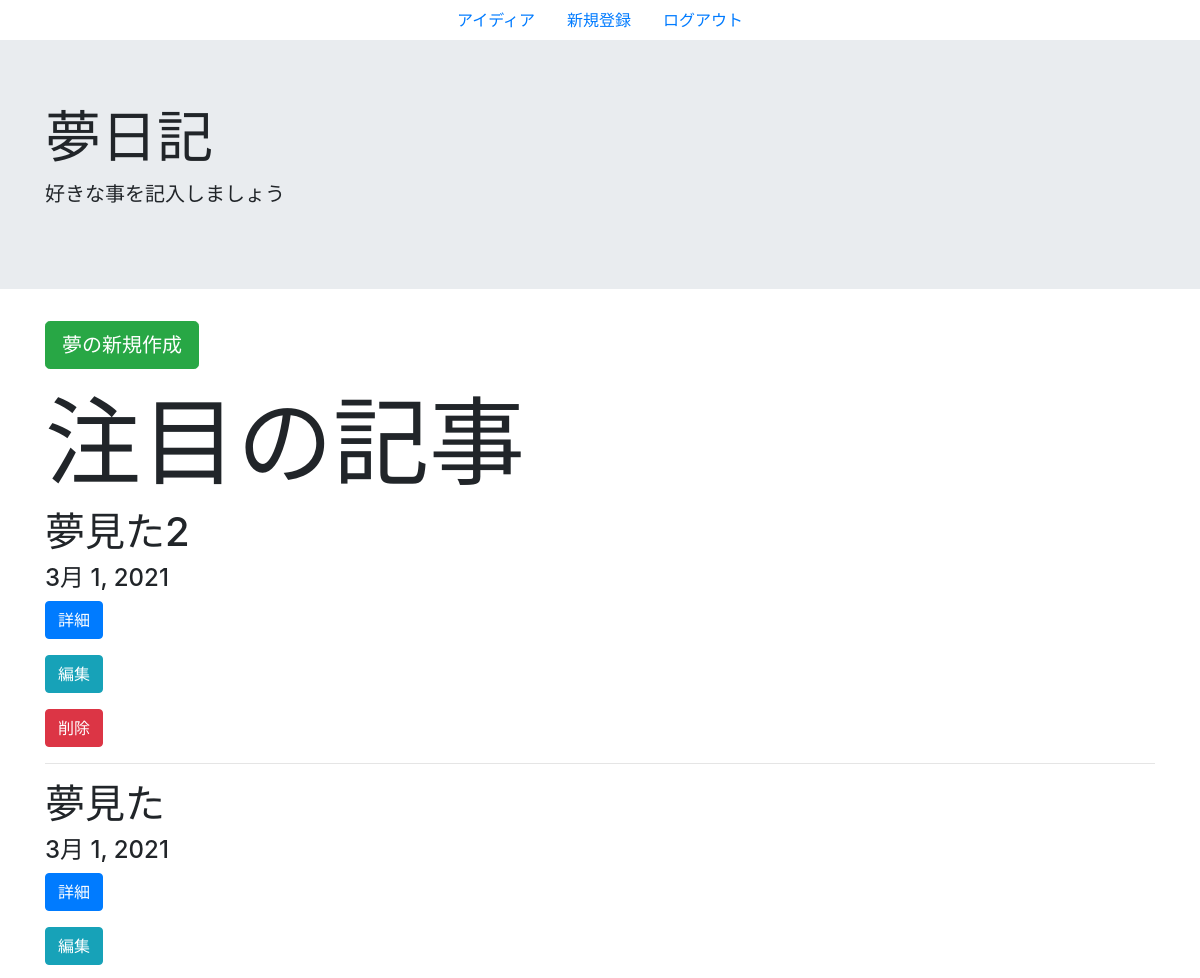
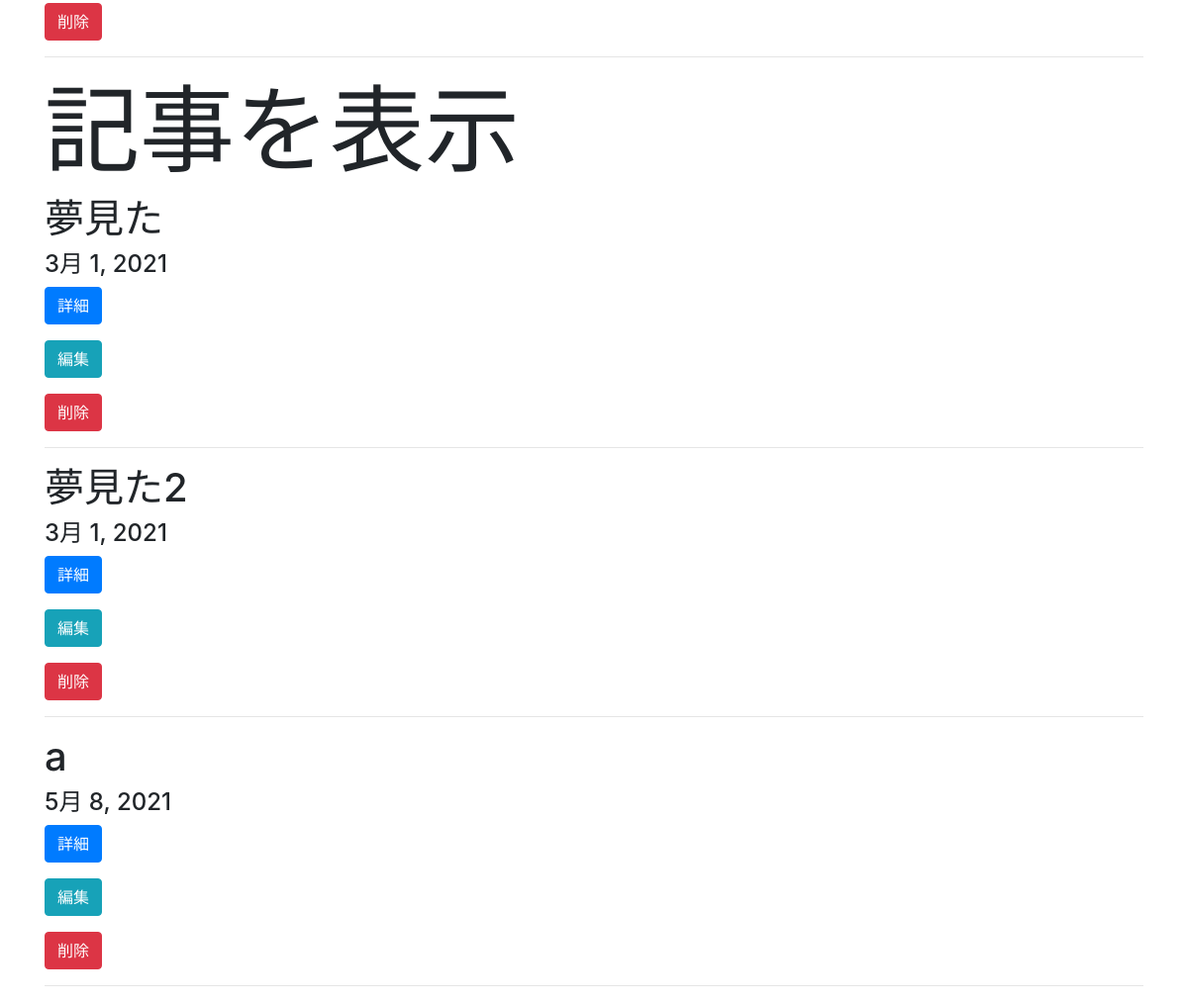
The app's page /dream_list/, older data (2 pictures, top to bottom).
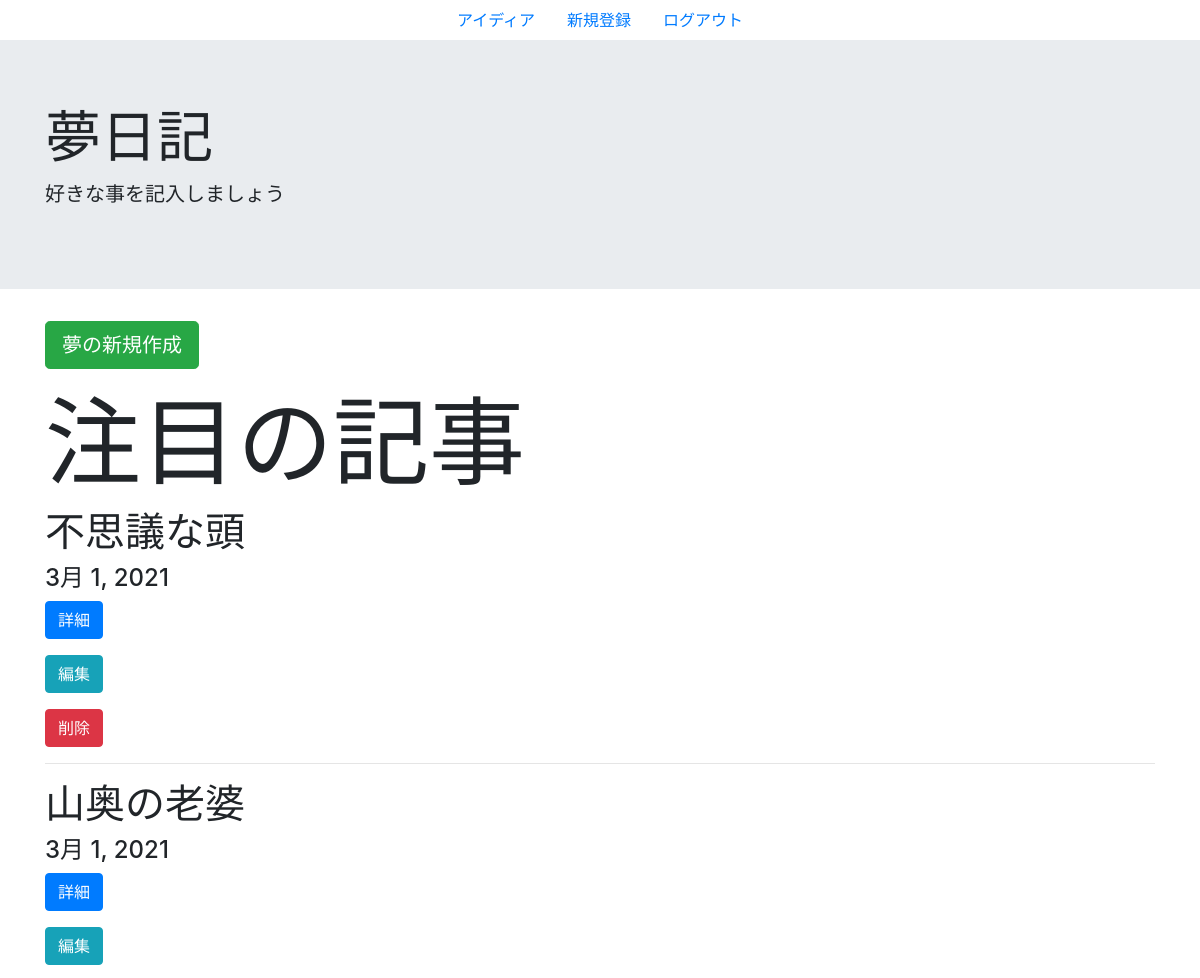
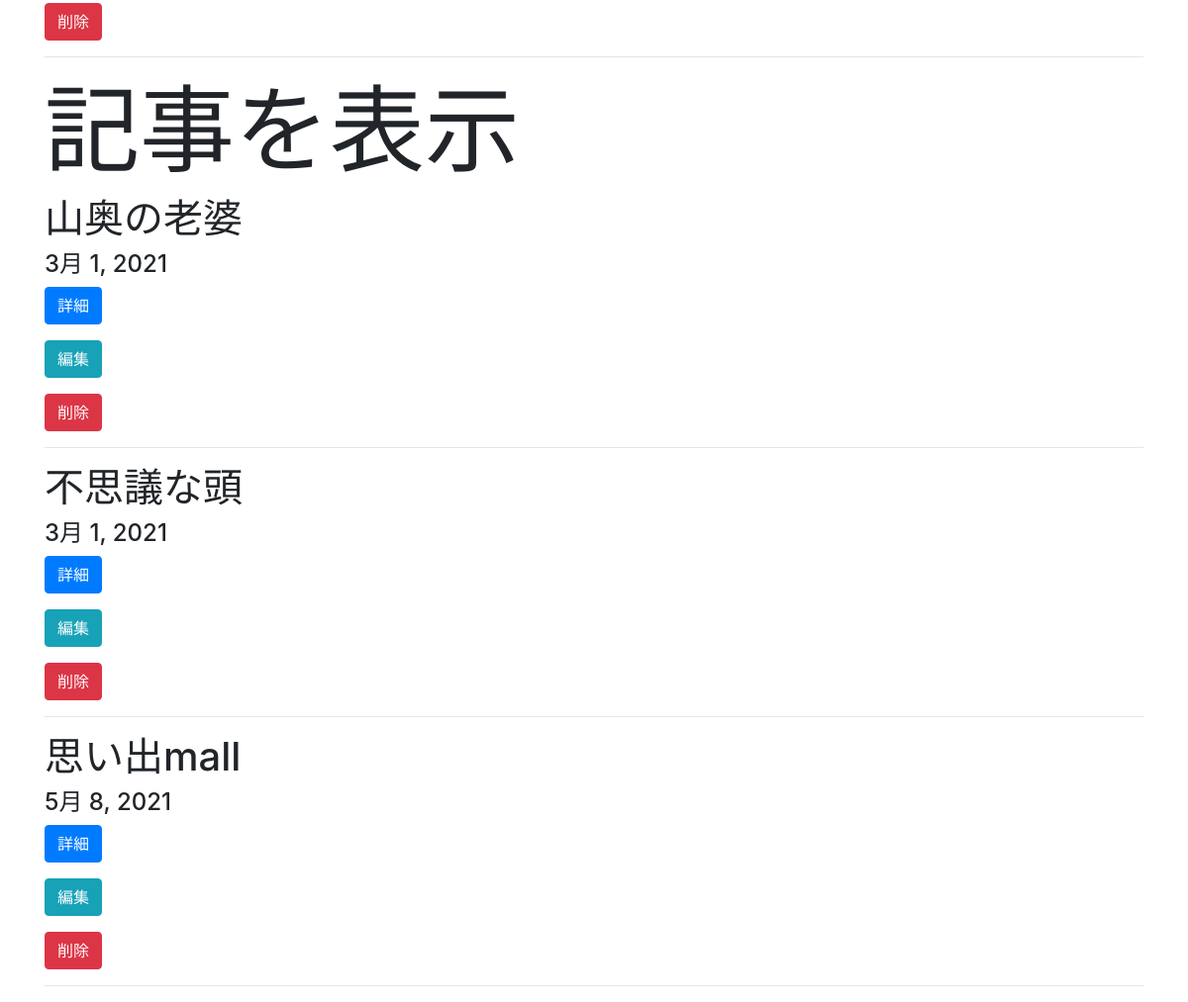
The same page, newer data (2 pictures, top to bottom).
### yumenikki/models.py (models this page shows, shortened)
class DreamModel(models.Model):
    class Meta:
        verbose_name = "あなたの夢"
        verbose_name_plural = 'あなたの夢'
    title = models.CharField(
        verbose_name="タイトル",
        max_length=50,
    )
    content = models.TextField(
        verbose_name="内容"
    )
    image_1 = models.ImageField(
        verbose_name = '画像1',
        upload_to='media/',
        blank=True,
        null=True,
        )
    image_2 = models.ImageField(
        verbose_name = '画像2',
        upload_to='media/',
        blank=True,
        null=True,
        )
    image_3 = models.ImageField(
        verbose_name = '画像3',
        upload_to='media/',
        blank=True,
        null=True,
        )
    image_4 = models.ImageField(
        verbose_name = '画像4',
        upload_to='media/',
        blank=True,
        null=True,
        )
    create_time = models.DateField(
        verbose_name="投稿日",
        default=timezone.now
    )
    count = models.IntegerField(default=0)
    dtags = models.ManyToManyField(DreamTag, blank=True)

### yumenikki/views.py (the view)
# urls.py: path('dream_list/', views.dream_list_view, name='dream_list'),
def dream_list_view(request):
    ranks = DreamModel.objects.order_by('-count')[:2] # 降順で表示
    objs = DreamModel.objects.all()
    context = {
        'dreams':objs,
        'ranks':ranks,
    }
    return render(request, 'yumenikki/dream_list.html', context)

### yumenikki/templates/yumenikki/dream_list.html (shortened to what this page needs)
{% extends 'yumenikki/base.html' %}
{% load static %}
{% block content %}
<ul class="nav justify-content-center">
  <li class="nav-item">
    <a class="nav-link" href="{% url 'idea_list' %}">アイディア</a>
  </li>
  <li class="nav-item">
    <a class="nav-link" href="{% url 'create' %}">新規登録</a>
  </li>
  <li class="nav-item">
    <a class="nav-link" href="{% url 'logout' %}">ログアウト</a>
  </li>
</ul>
<div class="jumbotron jumbotron-fluid">
    <div class="container">
        <h1 class="display-4">夢日記</h1>
        <p class="lead">好きな事を記入しましょう</p>
    </div>
</div>
<div class="container ">
  <div>
    <p class="new-btn"><a href="{% url 'dream_create' %}" class="btn btn-success btn-lg" tabindex="-1" role="button" aria-disabled="true">夢の新規作成</a></p>
  </div>
  <h1 class="display-1">注目の記事</h1>
  {% for rank in ranks %}
    <div class="one_box">
      <h1>{{ rank.title }}</h1>
      <h4>{{ rank.create_time }}</h4>
        <div class="btns">
          <p class="btn-content"><a href="{% url 'dream_detail' rank.pk %}" class="btn btn-primary" tabindex="-1" role="button" aria-disabled="true">詳細</a></p>
          <p class="btn-content"><a href="{% url 'dream_update' rank.pk %}" class="btn btn-info" tabindex="-1" role="button" aria-disabled="true">編集</a></p>
          <p class="btn-content"><a href="{% url 'dream_delete' rank.pk %}" class="btn btn-danger" tabindex="-1" role="button" aria-disabled="true">削除</a></p>
        </div>
    </div>
  <hr class="hr-primary" />
  {% endfor %}
  <h1 class="display-1">記事を表示</h1>
  {% for dream in dreams %}
    <div class="one_box">
      <h1>{{ dream.title }}</h1>
      <h4>{{ dream.create_time }}</h4>
        <div class="btns">
          <p class="btn-content"><a href="{% url 'dream_detail' dream.pk %}" class="btn btn-primary" tabindex="-1" role="button" aria-disabled="true">詳細</a></p>
          <p class="btn-content"><a href="{% url 'dream_update' dream.pk %}" class="btn btn-info" tabindex="-1" role="button" aria-disabled="true">編集</a></p>
          <p class="btn-content"><a href="{% url 'dream_delete' dream.pk %}" class="btn btn-danger" tabindex="-1" role="button" aria-disabled="true">削除</a></p>
        </div>
    </div>
  <hr>
  {% endfor %}
</div>
{% endblock content %}

Row changes from the older to the newer data that the page shows:
changed DreamModel: title "夢見た2" → "不思議な頭"
changed DreamModel: title "夢見た" → "山奥の老婆"
changed DreamModel: title "a" → "思い出mall"
